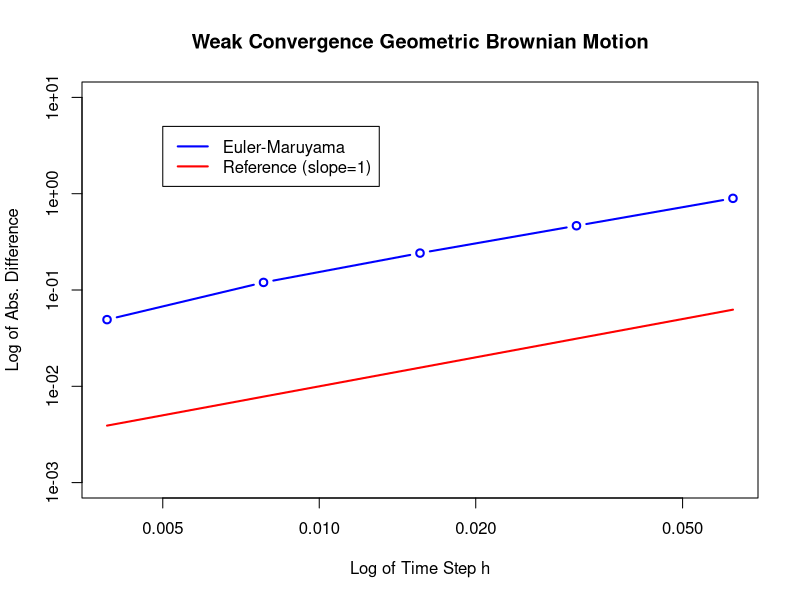

Generate this figure with R:
lamb  = 2
mu    = 1
Xzero = 1

################## PARTE III #########################
# Fazendo os gráficos do erro das médias (FRACO)
T  = 1
N  = 2**9 # number of discrete time steps
dt = T/N
M  = 2000 # number of repetitions
P  = 5

Xem_at_T   = matrix(rep(0,M*P),ncol=P)
Xtrue_at_T = rep(0,M)

for(s in 1:M)
{
    dW = sqrt(dt)*rnorm(N)
    WT  = sum(dW)
    
    # Analytic solution
    Xtrue = Xzero*exp((lamb-0.5*mu**2)*T+mu*WT)
    Xtrue_at_T[s] = Xtrue
    
    # Euler-Maruyama:
    for( p in 1:5 )
    {
        R=2**p
        L=N/R
        Dt=R*dt
        Xem=Xzero
        for( j in 1:floor(L))
        {
            Winc= sum(dW[(R*(j-1)+1):(R*j)])
            Xem = Xem + Dt*lamb*Xem + mu*Xem*Winc
        }
        Xem_at_T[s,p]=Xem
    }
}

# Tirando a média e calculando a diferença entre médias.
mXerr = abs(mean(Xtrue_at_T) - colMeans(Xem_at_T))

# Fazendo o gráfico
dts = c(dt*2**(1:5))
plot(dts,mXerr,main="Weak Convergence Geometric Brownian Motion",
     ylab="Log of Abs. Difference",
     xlab="Log of Time Step h",type="b",col="blue",lwd=2,ylim=c(0.001,10),log="xy")
lines(dts,dts^(1),lwd=2,col="red")
legend(0.005, 5, legend=c("Euler-Maruyama", "Reference (slope=1)"),
       col=c("blue", "red"), lty=1, lwd=2)
